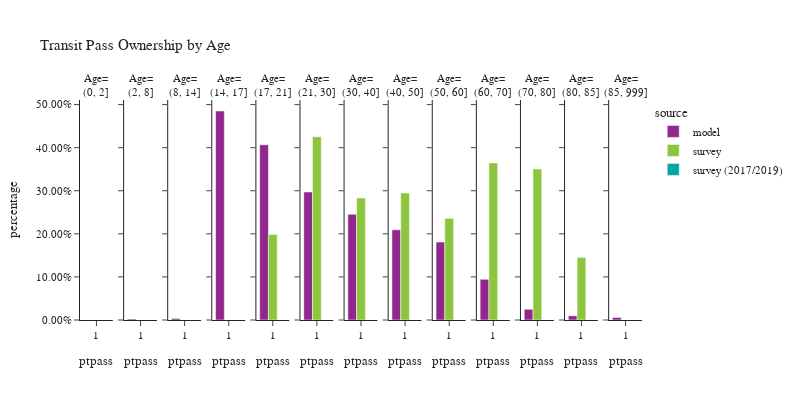

Notebook source saved alongside this figure:
### Code cell
plot_transit_pass(person, 'age', 'Age', 'Age')

### Figure 1 — Plotly figure (JSON) as saved in the notebook; plotly's stock layout.template omitted (floating-point values rounded to 4 significant figures)
{"data": [{"alignmentgroup": "True", "customdata": [[0]], "hovertemplate": "source=model<br>age=(0, 2]<br>ptpass=%{x}<br>percentage=%{y}<br>sample count=%{customdata[0]}<extra></extra>", "legendgroup": "model", "marker": {"color": "#91268F", "pattern": {"shape": ""}}, "name": "model", "offsetgroup": "model", "orientation": "v", "showlegend": true, "textposition": "auto", "type": "bar", "x": [1], "xaxis": "x", "y": [0.0], "yaxis": "y"}, {"alignmentgroup": "True", "customdata": [[718]], "hovertemplate": "source=model<br>age=(2, 8]<br>ptpass=%{x}<br>percentage=%{y}<br>sample count=%{customdata[0]}<extra></extra>", "legendgroup": "model", "marker": {"color": "#91268F", "pattern": {"shape": ""}}, "name": "model", "offsetgroup": "model", "orientation": "v", "showlegend": false, "textposition": "auto", "type": "bar", "x": [1], "xaxis": "x2", "y": [0.002342], "yaxis": "y2"}, {"alignmentgroup": "True", "customdata": [[1128]], "hovertemplate": "source=model<br>age=(8, 14]<br>ptpass=%{x}<br>percentage=%{y}<br>sample count=%{customdata[0]}<extra></extra>", "legendgroup": "model", "marker": {"color": "#91268F", "pattern": {"shape": ""}}, "name": "model", "offsetgroup": "model", "orientation": "v", "showlegend": false, "textposition": "auto", "type": "bar", "x": [1], "xaxis": "x3", "y": [0.003736], "yaxis": "y3"}, {"alignmentgroup": "True", "customdata": [[71477]], "hovertemplate": "source=model<br>age=(14, 17]<br>ptpass=%{x}<br>percentage=%{y}<br>sample count=%{customdata[0]}<extra></extra>", "legendgroup": "model", "marker": {"color": "#91268F", "pattern": {"shape": ""}}, "name": "model", "offsetgroup": "model", "orientation": "v", "showlegend": false, "textposition": "auto", "type": "bar", "x": [1], "xaxis": "x4", "y": [0.4851], "yaxis": "y4"}, {"alignmentgroup": "True", "customdata": [[74549]], "hovertemplate": "source=model<br>age=(17, 21]<br>ptpass=%{x}<br>percentage=%{y}<br>sample count=%{customdata[0]}<extra></extra>", "legendgroup": "model", "marker": {"color": "#91268F", "pattern": {"shape": ""}}, "name": "model", "offsetgroup": "model", "orientation": "v", "showlegend": false, "textposition": "auto", "type": "bar", "x": [1], "xaxis": "x5", "y": [0.4068], "yaxis": "y5"}, {"alignmentgroup": "True", "customdata": [[181256]], "hovertemplate": "source=model<br>age=(21, 30]<br>ptpass=%{x}<br>percentage=%{y}<br>sample count=%{customdata[0]}<extra></extra>", "legendgroup": "model", "marker": {"color": "#91268F", "pattern": {"shape": ""}}, "name": "model", "offsetgroup": "model", "orientation": "v", "showlegend": false, "textposition": "auto", "type": "bar", "x": [1], "xaxis": "x6", "y": [0.2972], "yaxis": "y6"}, {"alignmentgroup": "True", "customdata": [[172745]], "hovertemplate": "source=model<br>age=(30, 40]<br>ptpass=%{x}<br>percentage=%{y}<br>sample count=%{customdata[0]}<extra></extra>", "legendgroup": "model", "marker": {"color": "#91268F", "pattern": {"shape": ""}}, "name": "model", "offsetgroup": "model", "orientation": "v", "showlegend": false, "textposition": "auto", "type": "bar", "x": [1], "xaxis": "x7", "y": [0.2455], "yaxis": "y7"}, {"alignmentgroup": "True", "customdata": [[120118]], "hovertemplate": "source=model<br>age=(40, 50]<br>ptpass=%{x}<br>percentage=%{y}<br>sample count=%{customdata[0]}<extra></extra>", "legendgroup": "model", "marker": {"color": "#91268F", "pattern": {"shape": ""}}, "name": "model", "offsetgroup": "model", "orientation": "v", "showlegend": false, "textposition": "auto", "type": "bar", "x": [1], "xaxis": "x8", "y": [0.2094], "yaxis": "y8"}, {"alignmentgroup": "True", "customdata": [[99077]], "hovertemplate": "source=model<br>age=(50, 60]<br>ptpass=%{x}<br>percentage=%{y}<br>sample count=%{customdata[0]}<extra></extra>", "legendgroup": "model", "marker": {"color": "#91268F", "pattern": {"shape": ""}}, "name": "model", "offsetgroup": "model", "orientation": "v", "showlegend": false, "textposition": "auto", "type": "bar", "x": [1], "xaxis": "x9", "y": [0.1808], "yaxis": "y9"}, {"alignmentgroup": "True", "customdata": [[44329]], "hovertemplate": "source=model<br>age=(60, 70]<br>ptpass=%{x}<br>percentage=%{y}<br>sample count=%{customdata[0]}<extra></extra>", "legendgroup": "model", "marker": {"color": "#91268F", "pattern": {"shape": ""}}, "name": "model", "offsetgroup": "model", "orientation": "v", "showlegend": false, "textposition": "auto", "type": "bar", "x": [1], "xaxis": "x10", "y": [0.09434], "yaxis": "y10"}, {"alignmentgroup": "True", "customdata": [[6156]], "hovertemplate": "source=model<br>age=(70, 80]<br>ptpass=%{x}<br>percentage=%{y}<br>sample count=%{customdata[0]}<extra></extra>", "legendgroup": "model", "marker": {"color": "#91268F", "pattern": {"shape": ""}}, "name": "model", "offsetgroup": "model", "orientation": "v", "showlegend": false, "textposition": "auto", "type": "bar", "x": [1], "xaxis": "x11", "y": [0.02471], "yaxis": "y11"}, {"alignmentgroup": "True", "customdata": [[575]], "hovertemplate": "source=model<br>age=(80, 85]<br>ptpass=%{x}<br>percentage=%{y}<br>sample count=%{customdata[0]}<extra></extra>", "legendgroup": "model", "marker": {"color": "#91268F", "pattern": {"shape": ""}}, "name": "model", "offsetgroup": "model", "orientation": "v", "showlegend": false, "textposition": "auto", "type": "bar", "x": [1], "xaxis": "x12", "y": [0.009809], "yaxis": "y12"}, {"alignmentgroup": "True", "customdata": [[376]], "hovertemplate": "source=model<br>age=(85, 999]<br>ptpass=%{x}<br>percentage=%{y}<br>sample count=%{customdata[0]}<extra></extra>", "legendgroup": "model", "marker": {"color": "#91268F", "pattern": {"shape": ""}}, "name": "model", "offsetgroup": "model", "orientation": "v", "showlegend": false, "textposition": "auto", "type": "bar", "x": [1], "xaxis": "x13", "y": [0.006007], "yaxis": "y13"}, {"alignmentgroup": "True", "customdata": [[0]], "hovertemplate": "source=survey<br>age=(0, 2]<br>ptpass=%{x}<br>percentage=%{y}<br>sample count=%{customdata[0]}<extra></extra>", "legendgroup": "survey", "marker": {"color": "#8CC63E", "pattern": {"shape": ""}}, "name": "survey", "offsetgroup": "survey", "orientation": "v", "showlegend": true, "textposition": "auto", "type": "bar", "x": [1], "xaxis": "x", "y": [0.0], "yaxis": "y"}, {"alignmentgroup": "True", "customdata": [[0]], "hovertemplate": "source=survey<br>age=(2, 8]<br>ptpass=%{x}<br>percentage=%{y}<br>sample count=%{customdata[0]}<extra></extra>", "legendgroup": "survey", "marker": {"color": "#8CC63E", "pattern": {"shape": ""}}, "name": "survey", "offsetgroup": "survey", "orientation": "v", "showlegend": false, "textposition": "auto", "type": "bar", "x": [1], "xaxis": "x2", "y": [0.0], "yaxis": "y2"}, {"alignmentgroup": "True", "customdata": [[0]], "hovertemplate": "source=survey<br>age=(8, 14]<br>ptpass=%{x}<br>percentage=%{y}<br>sample count=%{customdata[0]}<extra></extra>", "legendgroup": "survey", "marker": {"color": "#8CC63E", "pattern": {"shape": ""}}, "name": "survey", "offsetgroup": "survey", "orientation": "v", "showlegend": false, "textposition": "auto", "type": "bar", "x": [1], "xaxis": "x3", "y": [0.0], "yaxis": "y3"}, {"alignmentgroup": "True", "customdata": [[0]], "hovertemplate": "source=survey<br>age=(14, 17]<br>ptpass=%{x}<br>percentage=%{y}<br>sample count=%{customdata[0]}<extra></extra>", "legendgroup": "survey", "marker": {"color": "#8CC63E", "pattern": {"shape": ""}}, "name": "survey", "offsetgroup": "survey", "orientation": "v", "showlegend": false, "textposition": "auto", "type": "bar", "x": [1], "xaxis": "x4", "y": [0.0], "yaxis": "y4"}, {"alignmentgroup": "True", "customdata": [[127]], "hovertemplate": "source=survey<br>age=(17, 21]<br>ptpass=%{x}<br>percentage=%{y}<br>sample count=%{customdata[0]}<extra></extra>", "legendgroup": "survey", "marker": {"color": "#8CC63E", "pattern": {"shape": ""}}, "name": "survey", "offsetgroup": "survey", "orientation": "v", "showlegend": false, "textposition": "auto", "type": "bar", "x": [1], "xaxis": "x5", "y": [0.1986], "yaxis": "y5"}, {"alignmentgroup": "True", "customdata": [[724]], "hovertemplate": "source=survey<br>age=(21, 30]<br>ptpass=%{x}<br>percentage=%{y}<br>sample count=%{customdata[0]}<extra></extra>", "legendgroup": "survey", "marker": {"color": "#8CC63E", "pattern": {"shape": ""}}, "name": "survey", "offsetgroup": "survey", "orientation": "v", "showlegend": false, "textposition": "auto", "type": "bar", "x": [1], "xaxis": "x6", "y": [0.4254], "yaxis": "y6"}, {"alignmentgroup": "True", "customdata": [[529]], "hovertemplate": "source=survey<br>age=(30, 40]<br>ptpass=%{x}<br>percentage=%{y}<br>sample count=%{customdata[0]}<extra></extra>", "legendgroup": "survey", "marker": {"color": "#8CC63E", "pattern": {"shape": ""}}, "name": "survey", "offsetgroup": "survey", "orientation": "v", "showlegend": false, "textposition": "auto", "type": "bar", "x": [1], "xaxis": "x7", "y": [0.2832], "yaxis": "y7"}, {"alignmentgroup": "True", "customdata": [[359]], "hovertemplate": "source=survey<br>age=(40, 50]<br>ptpass=%{x}<br>percentage=%{y}<br>sample count=%{customdata[0]}<extra></extra>", "legendgroup": "survey", "marker": {"color": "#8CC63E", "pattern": {"shape": ""}}, "name": "survey", "offsetgroup": "survey", "orientation": "v", "showlegend": false, "textposition": "auto", "type": "bar", "x": [1], "xaxis": "x8", "y": [0.2946], "yaxis": "y8"}, {"alignmentgroup": "True", "customdata": [[341]], "hovertemplate": "source=survey<br>age=(50, 60]<br>ptpass=%{x}<br>percentage=%{y}<br>sample count=%{customdata[0]}<extra></extra>", "legendgroup": "survey", "marker": {"color": "#8CC63E", "pattern": {"shape": ""}}, "name": "survey", "offsetgroup": "survey", "orientation": "v", "showlegend": false, "textposition": "auto", "type": "bar", "x": [1], "xaxis": "x9", "y": [0.2359], "yaxis": "y9"}, {"alignmentgroup": "True", "customdata": [[373]], "hovertemplate": "source=survey<br>age=(60, 70]<br>ptpass=%{x}<br>percentage=%{y}<br>sample count=%{customdata[0]}<extra></extra>", "legendgroup": "survey", "marker": {"color": "#8CC63E", "pattern": {"shape": ""}}, "name": "survey", "offsetgroup": "survey", "orientation": "v", "showlegend": false, "textposition": "auto", "type": "bar", "x": [1], "xaxis": "x10", "y": [0.3646], "yaxis": "y10"}, {"alignmentgroup": "True", "customdata": [[184]], "hovertemplate": "source=survey<br>age=(70, 80]<br>ptpass=%{x}<br>percentage=%{y}<br>sample count=%{customdata[0]}<extra></extra>", "legendgroup": "survey", "marker": {"color": "#8CC63E", "pattern": {"shape": ""}}, "name": "survey", "offsetgroup": "survey", "orientation": "v", "showlegend": false, "textposition": "auto", "type": "bar", "x": [1], "xaxis": "x11", "y": [0.3507], "yaxis": "y11"}, {"alignmentgroup": "True", "customdata": [[15]], "hovertemplate": "source=survey<br>age=(80, 85]<br>ptpass=%{x}<br>percentage=%{y}<br>sample count=%{customdata[0]}<extra></extra>", "legendgroup": "survey", "marker": {"color": "#8CC63E", "pattern": {"shape": ""}}, "name": "survey", "offsetgroup": "survey", "orientation": "v", "showlegend": false, "textposition": "auto", "type": "bar", "x": [1], "xaxis": "x12", "y": [0.1453], "yaxis": "y12"}, {"alignmentgroup": "True", "customdata": [[0]], "hovertemplate": "source=survey<br>age=(85, 999]<br>ptpass=%{x}<br>percentage=%{y}<br>sample count=%{customdata[0]}<extra></extra>", "legendgroup": "survey", "marker": {"color": "#8CC63E", "pattern": {"shape": ""}}, "name": "survey", "offsetgroup": "survey", "orientation": "v", "showlegend": false, "textposition": "auto", "type": "bar", "x": [1], "xaxis": "x13", "y": [null], "yaxis": "y13"}, {"alignmentgroup": "True", "customdata": [[0]], "hovertemplate": "source=survey (2017/2019)<br>age=(0, 2]<br>ptpass=%{x}<br>percentage=%{y}<br>sample count=%{customdata[0]}<extra></extra>", "legendgroup": "survey (2017/2019)", "marker": {"color": "#00A7A0", "pattern": {"shape": ""}}, "name": "survey (2017/2019)", "offsetgroup": "survey (2017/2019)", "orientation": "v", "showlegend": true, "textposition": "auto", "type": "bar", "x": [1], "xaxis": "x", "y": [0.0], "yaxis": "y"}, {"alignmentgroup": "True", "customdata": [[0]], "hovertemplate": "source=survey (2017/2019)<br>age=(2, 8]<br>ptpass=%{x}<br>percentage=%{y}<br>sample count=%{customdata[0]}<extra></extra>", "legendgroup": "survey (2017/2019)", "marker": {"color": "#00A7A0", "pattern": {"shape": ""}}, "name": "survey (2017/2019)", "offsetgroup": "survey (2017/2019)", "orientation": "v", "showlegend": false, "textposition": "auto", "type": "bar", "x": [1], "xaxis": "x2", "y": [0.0], "yaxis": "y2"}, {"alignmentgroup": "True", "customdata": [[0]], "hovertemplate": "source=survey (2017/2019)<br>age=(8, 14]<br>ptpass=%{x}<br>percentage=%{y}<br>sample count=%{customdata[0]}<extra></extra>", "legendgroup": "survey (2017/2019)", "marker": {"color": "#00A7A0", "pattern": {"shape": ""}}, "name": "survey (2017/2019)", "offsetgroup": "survey (2017/2019)", "orientation": "v", "showlegend": false, "textposition": "auto", "type": "bar", "x": [1], "xaxis": "x3", "y": [0.0], "yaxis": "y3"}, {"alignmentgroup": "True", "customdata": [[0]], "hovertemplate": "source=survey (2017/2019)<br>age=(14, 17]<br>ptpass=%{x}<br>percentage=%{y}<br>sample count=%{customdata[0]}<extra></extra>", "legendgroup": "survey (2017/2019)", "marker": {"color": "#00A7A0", "pattern": {"shape": ""}}, "name": "survey (2017/2019)", "offsetgroup": "survey (2017/2019)", "orientation": "v", "showlegend": false, "textposition": "auto", "type": "bar", "x": [1], "xaxis": "x4", "y": [0.0], "yaxis": "y4"}, {"alignmentgroup": "True", "customdata": [[0]], "hovertemplate": "source=survey (2017/2019)<br>age=(17, 21]<br>ptpass=%{x}<br>percentage=%{y}<br>sample count=%{customdata[0]}<extra></extra>", "legendgroup": "survey (2017/2019)", "marker": {"color": "#00A7A0", "pattern": {"shape": ""}}, "name": "survey (2017/2019)", "offsetgroup": "survey (2017/2019)", "orientation": "v", "showlegend": false, "textposition": "auto", "type": "bar", "x": [1], "xaxis": "x5", "y": [0.0], "yaxis": "y5"}, {"alignmentgroup": "True", "customdata": [[0]], "hovertemplate": "source=survey (2017/2019)<br>age=(21, 30]<br>ptpass=%{x}<br>percentage=%{y}<br>sample count=%{customdata[0]}<extra></extra>", "legendgroup": "survey (2017/2019)", "marker": {"color": "#00A7A0", "pattern": {"shape": ""}}, "name": "survey (2017/2019)", "offsetgroup": "survey (2017/2019)", "orientation": "v", "showlegend": false, "textposition": "auto", "type": "bar", "x": [1], "xaxis": "x6", "y": [0.0], "yaxis": "y6"}, {"alignmentgroup": "True", "customdata": [[0]], "hovertemplate": "source=survey (2017/2019)<br>age=(30, 40]<br>ptpass=%{x}<br>percentage=%{y}<br>sample count=%{customdata[0]}<extra></extra>", "legendgroup": "survey (2017/2019)", "marker": {"color": "#00A7A0", "pattern": {"shape": ""}}, "name": "survey (2017/2019)", "offsetgroup": "survey (2017/2019)", "orientation": "v", "showlegend": false, "textposition": "auto", "type": "bar", "x": [1], "xaxis": "x7", "y": [0.0], "yaxis": "y7"}, {"alignmentgroup": "True", "customdata": [[0]], "hovertemplate": "source=survey (2017/2019)<br>age=(40, 50]<br>ptpass=%{x}<br>percentage=%{y}<br>sample count=%{customdata[0]}<extra></extra>", "legendgroup": "survey (2017/2019)", "marker": {"color": "#00A7A0", "pattern": {"shape": ""}}, "name": "survey (2017/2019)", "offsetgroup": "survey (2017/2019)", "orientation": "v", "showlegend": false, "textposition": "auto", "type": "bar", "x": [1], "xaxis": "x8", "y": [0.0], "yaxis": "y8"}, {"alignmentgroup": "True", "customdata": [[0]], "hovertemplate": "source=survey (2017/2019)<br>age=(50, 60]<br>ptpass=%{x}<br>percentage=%{y}<br>sample count=%{customdata[0]}<extra></extra>", "legendgroup": "survey (2017/2019)", "marker": {"color": "#00A7A0", "pattern": {"shape": ""}}, "name": "survey (2017/2019)", "offsetgroup": "survey (2017/2019)", "orientation": "v", "showlegend": false, "textposition": "auto", "type": "bar", "x": [1], "xaxis": "x9", "y": [0.0], "yaxis": "y9"}, {"alignmentgroup": "True", "customdata": [[0]], "hovertemplate": "source=survey (2017/2019)<br>age=(60, 70]<br>ptpass=%{x}<br>percentage=%{y}<br>sample count=%{customdata[0]}<extra></extra>", "legendgroup": "survey (2017/2019)", "marker": {"color": "#00A7A0", "pattern": {"shape": ""}}, "name": "survey (2017/2019)", "offsetgroup": "survey (2017/2019)", "orientation": "v", "showlegend": false, "textposition": "auto", "type": "bar", "x": [1], "xaxis": "x10", "y": [0.0], "yaxis": "y10"}, {"alignmentgroup": "True", "customdata": [[0]], "hovertemplate": "source=survey (2017/2019)<br>age=(70, 80]<br>ptpass=%{x}<br>percentage=%{y}<br>sample count=%{customdata[0]}<extra></extra>", "legendgroup": "survey (2017/2019)", "marker": {"color": "#00A7A0", "pattern": {"shape": ""}}, "name": "survey (2017/2019)", "offsetgroup": "survey (2017/2019)", "orientation": "v", "showlegend": false, "textposition": "auto", "type": "bar", "x": [1], "xaxis": "x11", "y": [0.0], "yaxis": "y11"}, {"alignmentgroup": "True", "customdata": [[0]], "hovertemplate": "source=survey (2017/2019)<br>age=(80, 85]<br>ptpass=%{x}<br>percentage=%{y}<br>sample count=%{customdata[0]}<extra></extra>", "legendgroup": "survey (2017/2019)", "marker": {"color": "#00A7A0", "pattern": {"shape": ""}}, "name": "survey (2017/2019)", "offsetgroup": "survey (2017/2019)", "orientation": "v", "showlegend": false, "textposition": "auto", "type": "bar", "x": [1], "xaxis": "x12", "y": [0.0], "yaxis": "y12"}, {"alignmentgroup": "True", "customdata": [[0]], "hovertemplate": "source=survey (2017/2019)<br>age=(85, 999]<br>ptpass=%{x}<br>percentage=%{y}<br>sample count=%{customdata[0]}<extra></extra>", "legendgroup": "survey (2017/2019)", "marker": {"color": "#00A7A0", "pattern": {"shape": ""}}, "name": "survey (2017/2019)", "offsetgroup": "survey (2017/2019)", "orientation": "v", "showlegend": false, "textposition": "auto", "type": "bar", "x": [1], "xaxis": "x13", "y": [null], "yaxis": "y13"}], "layout": {"annotations": [{"font": {}, "showarrow": false, "text": "Age=<br>(0, 2]", "x": 0.02923, "xanchor": "center", "xref": "paper", "y": 1.0, "yanchor": "bottom", "yref": "paper"}, {"font": {}, "showarrow": false, "text": "Age=<br>(2, 8]", "x": 0.1077, "xanchor": "center", "xref": "paper", "y": 1.0, "yanchor": "bottom", "yref": "paper"}, {"font": {}, "showarrow": false, "text": "Age=<br>(8, 14]", "x": 0.1862, "xanchor": "center", "xref": "paper", "y": 1.0, "yanchor": "bottom", "yref": "paper"}, {"font": {}, "showarrow": false, "text": "Age=<br>(14, 17]", "x": 0.2646, "xanchor": "center", "xref": "paper", "y": 1.0, "yanchor": "bottom", "yref": "paper"}, {"font": {}, "showarrow": false, "text": "Age=<br>(17, 21]", "x": 0.3431, "xanchor": "center", "xref": "paper", "y": 1.0, "yanchor": "bottom", "yref": "paper"}, {"font": {}, "showarrow": false, "text": "Age=<br>(21, 30]", "x": 0.4215, "xanchor": "center", "xref": "paper", "y": 1.0, "yanchor": "bottom", "yref": "paper"}, {"font": {}, "showarrow": false, "text": "Age=<br>(30, 40]", "x": 0.5, "xanchor": "center", "xref": "paper", "y": 1.0, "yanchor": "bottom", "yref": "paper"}, {"font": {}, "showarrow": false, "text": "Age=<br>(40, 50]", "x": 0.5785, "xanchor": "center", "xref": "paper", "y": 1.0, "yanchor": "bottom", "yref": "paper"}, {"font": {}, "showarrow": false, "text": "Age=<br>(50, 60]", "x": 0.6569, "xanchor": "center", "xref": "paper", "y": 1.0, "yanchor": "bottom", "yref": "paper"}, {"font": {}, "showarrow": false, "text": "Age=<br>(60, 70]", "x": 0.7354, "xanchor": "center", "xref": "paper", "y": 1.0, "yanchor": "bottom", "yref": "paper"}, {"font": {}, "showarrow": false, "text": "Age=<br>(70, 80]", "x": 0.8138, "xanchor": "center", "xref": "paper", "y": 1.0, "yanchor": "bottom", "yref": "paper"}, {"font": {}, "showarrow": false, "text": "Age=<br>(80, 85]", "x": 0.8923, "xanchor": "center", "xref": "paper", "y": 1.0, "yanchor": "bottom", "yref": "paper"}, {"font": {}, "showarrow": false, "text": "Age=<br>(85, 999]", "x": 0.9708, "xanchor": "center", "xref": "paper", "y": 1.0, "yanchor": "bottom", "yref": "paper"}], "barmode": "group", "font": {"size": 11}, "height": 400, "legend": {"title": {"text": "source"}, "tracegroupgap": 0}, "title": {"text": "Transit Pass Ownership by Age"}, "width": 800, "xaxis": {"anchor": "y", "domain": [0.0, 0.05846], "title": {"text": "ptpass"}}, "xaxis10": {"anchor": "y10", "domain": [0.7062, 0.7646], "matches": "x", "title": {"text": "ptpass"}}, "xaxis11": {"anchor": "y11", "domain": [0.7846, 0.8431], "matches": "x", "title": {"text": "ptpass"}}, "xaxis12": {"anchor": "y12", "domain": [0.8631, 0.9215], "matches": "x", "title": {"text": "ptpass"}}, "xaxis13": {"anchor": "y13", "domain": [0.9415, 1.0], "matches": "x", "title": {"text": "ptpass"}}, "xaxis2": {"anchor": "y2", "domain": [0.07846, 0.1369], "matches": "x", "title": {"text": "ptpass"}}, "xaxis3": {"anchor": "y3", "domain": [0.1569, 0.2154], "matches": "x", "title": {"text": "ptpass"}}, "xaxis4": {"anchor": "y4", "domain": [0.2354, 0.2938], "matches": "x", "title": {"text": "ptpass"}}, "xaxis5": {"anchor": "y5", "domain": [0.3138, 0.3723], "matches": "x", "title": {"text": "ptpass"}}, "xaxis6": {"anchor": "y6", "domain": [0.3923, 0.4508], "matches": "x", "title": {"text": "ptpass"}}, "xaxis7": {"anchor": "y7", "domain": [0.4708, 0.5292], "matches": "x", "title": {"text": "ptpass"}}, "xaxis8": {"anchor": "y8", "domain": [0.5492, 0.6077], "matches": "x", "title": {"text": "ptpass"}}, "xaxis9": {"anchor": "y9", "domain": [0.6277, 0.6862], "matches": "x", "title": {"text": "ptpass"}}, "yaxis": {"anchor": "x", "domain": [0.0, 1.0], "tickformat": ".2%", "title": {"text": "percentage"}}, "yaxis10": {"anchor": "x10", "domain": [0.0, 1.0], "matches": "y", "showticklabels": false, "tickformat": ".2%"}, "yaxis11": {"anchor": "x11", "domain": [0.0, 1.0], "matches": "y", "showticklabels": false, "tickformat": ".2%"}, "yaxis12": {"anchor": "x12", "domain": [0.0, 1.0], "matches": "y", "showticklabels": false, "tickformat": ".2%"}, "yaxis13": {"anchor": "x13", "domain": [0.0, 1.0], "matches": "y", "showticklabels": false, "tickformat": ".2%"}, "yaxis2": {"anchor": "x2", "domain": [0.0, 1.0], "matches": "y", "showticklabels": false, "tickformat": ".2%"}, "yaxis3": {"anchor": "x3", "domain": [0.0, 1.0], "matches": "y", "showticklabels": false, "tickformat": ".2%"}, "yaxis4": {"anchor": "x4", "domain": [0.0, 1.0], "matches": "y", "showticklabels": false, "tickformat": ".2%"}, "yaxis5": {"anchor": "x5", "domain": [0.0, 1.0], "matches": "y", "showticklabels": false, "tickformat": ".2%"}, "yaxis6": {"anchor": "x6", "domain": [0.0, 1.0], "matches": "y", "showticklabels": false, "tickformat": ".2%"}, "yaxis7": {"anchor": "x7", "domain": [0.0, 1.0], "matches": "y", "showticklabels": false, "tickformat": ".2%"}, "yaxis8": {"anchor": "x8", "domain": [0.0, 1.0], "matches": "y", "showticklabels": false, "tickformat": ".2%"}, "yaxis9": {"anchor": "x9", "domain": [0.0, 1.0], "matches": "y", "showticklabels": false, "tickformat": ".2%"}}}
